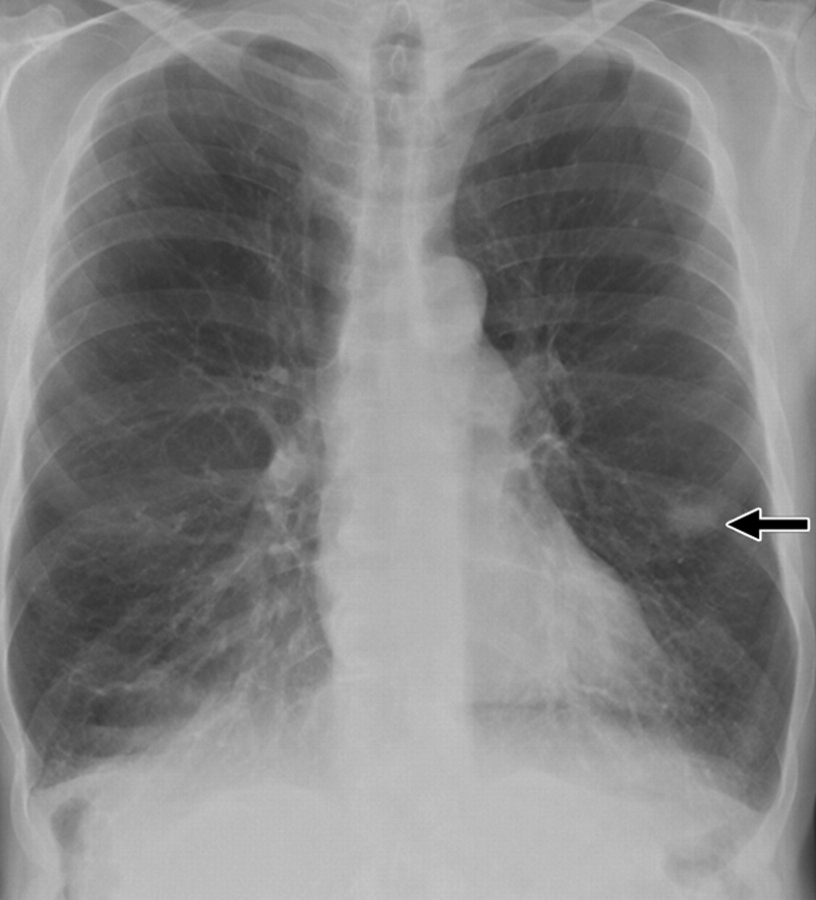
#> input picture PERTEMUAN 4/KUIS/KUIS 2/medical.jpeg, 1631 x 1800 px (shown at 1/2 size)
$ python latihan2.py
#> lines starting #> are read from the running program, lines starting #| are printed output that depends on the picture
#> further down, image is the input picture: shape (1800, 1631); min 0, max 255, mean 130.4
# ============================================
# LATIHAN 2: MEDICAL IMAGE ENHANCEMENT PIPELINE (VERSI FINAL DIPERBAIKI)
# ============================================

import cv2
import numpy as np
import matplotlib.pyplot as plt
from skimage import exposure
from skimage.metrics import peak_signal_noise_ratio as psnr
from skimage.metrics import structural_similarity as ssim


# ============================================
# FUNGSI ENTROPY
# ============================================

def calculate_entropy(image):
    hist = cv2.calcHist([image], [0], None, [256], [0,256])
    hist_norm = hist.ravel() / hist.sum()

    entropy = 0
    for p in hist_norm:
        if p > 0:
            entropy += -p * np.log2(p)

    return entropy


# ============================================
# MEDICAL IMAGE ENHANCEMENT FUNCTION
# ============================================

def medical_image_enhancement(medical_image, modality='X-ray'):
    """
    Adaptive enhancement for medical images

    Parameters:
    medical_image : input grayscale medical image
    modality : 'X-ray', 'MRI', 'CT', 'Ultrasound'

    Returns:
    enhanced_image
    enhancement report
    """
#> called with modality = 'X-ray'

    # Pastikan grayscale
    if len(medical_image.shape) == 3:
        medical_image = cv2.cvtColor(medical_image, cv2.COLOR_BGR2GRAY)

    enhanced = medical_image.copy()
    steps = []

    # ============================================
    # ENHANCEMENT BERDASARKAN MODALITY
    # ============================================

    if modality == 'X-ray':

        # CLAHE meningkatkan kontras tulang
        clahe = cv2.createCLAHE(clipLimit=3.0, tileGridSize=(8,8))
        enhanced = clahe.apply(enhanced)
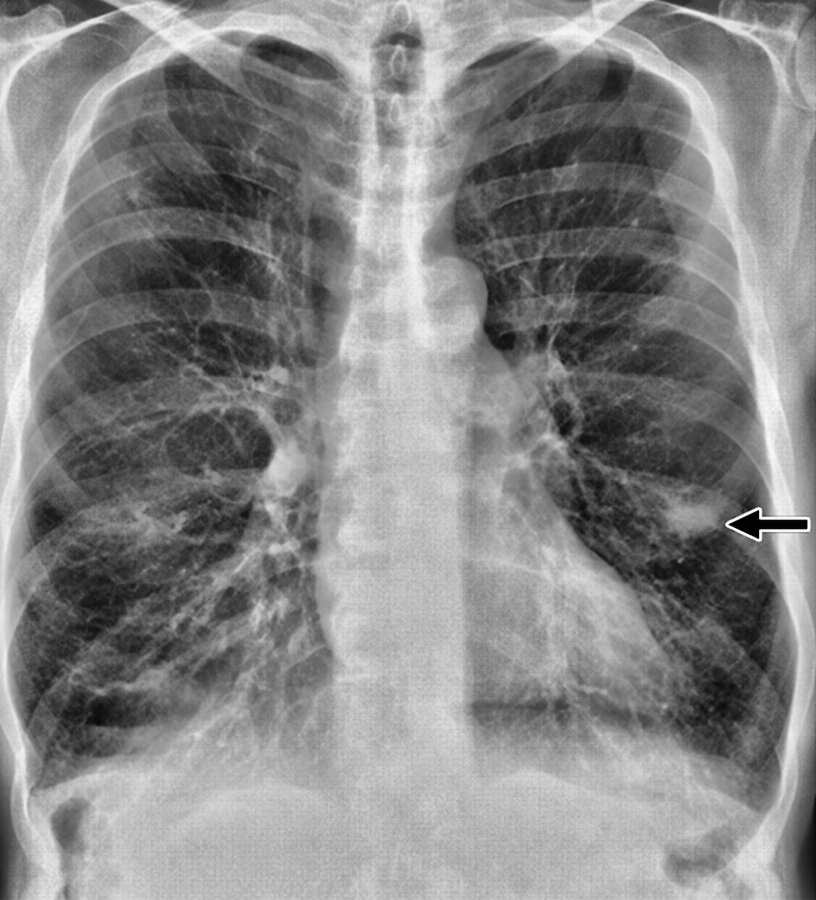
#> enhanced: shape (1800, 1631) (shown at 1/2 size); min 2, max 255, mean 133.9
        steps.append("CLAHE Contrast Enhancement")

        # Reduksi noise
        enhanced = cv2.GaussianBlur(enhanced,(3,3),0)
        steps.append("Gaussian Noise Reduction")


    elif modality == 'MRI':

        # Median filter
        enhanced = cv2.medianBlur(enhanced,3)
        steps.append("Median Filtering")

        # Contrast stretching
        p2, p98 = np.percentile(enhanced,(2,98))
        enhanced = exposure.rescale_intensity(enhanced, in_range=(p2,p98))
        enhanced = (enhanced*255).astype(np.uint8)
        steps.append("Contrast Stretching")


    elif modality == 'CT':

        # Edge preserving smoothing
        enhanced = cv2.bilateralFilter(enhanced,9,75,75)
        steps.append("Bilateral Filtering")

        # Histogram Equalization
        enhanced = cv2.equalizeHist(enhanced)
        steps.append("Histogram Equalization")


    elif modality == 'Ultrasound':

        # Speckle noise reduction
        enhanced = cv2.medianBlur(enhanced,5)
        steps.append("Speckle Noise Reduction")

        # Adaptive contrast
        clahe = cv2.createCLAHE(clipLimit=2.0,tileGridSize=(8,8))
        enhanced = clahe.apply(enhanced)
        steps.append("Adaptive Contrast Enhancement")

    else:
        steps.append("No enhancement applied")


    # ============================================
    # METRICS ANALYSIS
    # ============================================

    psnr_value = psnr(medical_image, enhanced)
#> psnr_value = 21.45
    ssim_value = ssim(medical_image, enhanced)
#> ssim_value = 0.864

    entropy_original = calculate_entropy(medical_image)
#> in calculate_entropy, `hist = cv2.calcHist([image], [0], None, [256], [0,256])`: hist = 256 values, max 38004 at index 166, min 1 at index 24, mean 11468
#> in calculate_entropy, `hist_norm = hist.ravel() / hist.sum()`: hist_norm = 256 values, max 0.0129 at index 166, min 3.41e-07 at index 24, mean 0.00391
#> the loop in calculate_entropy, `for p in hist_norm:` made 256 passes
#> (p, entropy) on passes 1 to 12: (0.00078, 0.00805), (9.91e-05, 0.00937), (2.62e-05, 0.00977), (7.08e-05, 0.0107), (8.52e-06, 0.0109), (9.54e-06, 0.011), (9.2e-06, 0.0112), (3.07e-06, 0.0113), (2.72e-06, 0.0113), (2.04e-06, 0.0113), (1.7e-06, 0.0114), (1.02e-06, 0.0114)
#> entropy on passes 61 to 66: 0.152, 0.181, 0.213, 0.251, 0.293, 0.337
#> after the loop in calculate_entropy, `for p in hist_norm:`: entropy = 7.03
#> entropy_original = 7.03
    entropy_enhanced = calculate_entropy(enhanced)
#> the loop in calculate_entropy (call 2), `for p in hist_norm:` made 256 passes
#> (p, entropy) on passes 3 to 14: (0.000321, 0.00372), (0.000371, 0.00795), (0.000181, 0.0102), (8.17e-05, 0.0113), (1.4e-05, 0.0115), (3.64e-05, 0.0121), (3.61e-05, 0.0126), (3.41e-06, 0.0127), (6.47e-06, 0.0128), (1.19e-05, 0.013), (2.28e-05, 0.0133), (3.24e-05, 0.0138)
#> entropy on passes 61 to 66: 0.839, 0.876, 0.912, 0.949, 0.987, 1.02
#> entropy_enhanced = 7.59

    report = {
        "Modality": modality,
        "Enhancement Steps": steps,
        "PSNR": round(psnr_value,3),
        "SSIM": round(ssim_value,3),
        "Entropy Original": round(entropy_original,3),
        "Entropy Enhanced": round(entropy_enhanced,3)
    }
#> report = {'Modality': 'X-ray', 'Enhancement Steps': ['CLAHE Contrast Enhancement', 'Gaussian Noise Reduction'], 'PSNR': 21.45, 'SSIM': 0.864, 'Entropy Original': 7.03, 'Entropy Enhanced': 7.59}

    return enhanced, report


# ============================================
# MAIN PROGRAM
# ============================================

if __name__ == "__main__":

    print("===================================")
    print("MEDICAL IMAGE ENHANCEMENT SYSTEM")
    print("===================================")

    # Load image
    image = cv2.imread("medical.jpeg", cv2.IMREAD_GRAYSCALE)

    if image is None:
        print("Gambar tidak ditemukan!")
        exit()

    # Pilih modality
    modality = "X-ray"   # bisa diganti: MRI / CT / Ultrasound

    # Jalankan enhancement
    enhanced_image, report = medical_image_enhancement(image, modality)


    # ============================================
    # VISUALISASI HASIL
    # ============================================

    plt.figure(figsize=(12,8))

    # Original image
    plt.subplot(2,2,1)
    plt.imshow(image, cmap='gray')
    plt.title("Original Medical Image")
    plt.axis("off")

    # Enhanced image
    plt.subplot(2,2,2)
    plt.imshow(enhanced_image, cmap='gray')
    plt.title("Enhanced Image")
    plt.axis("off")

    # Histogram original
    plt.subplot(2,2,3)
    plt.hist(image.ravel(), bins=256, range=(0,256))
    plt.title("Original Histogram")

    # Histogram enhanced
    plt.subplot(2,2,4)
    plt.hist(enhanced_image.ravel(), bins=256, range=(0,256))
    plt.title("Enhanced Histogram")

    plt.tight_layout()
    plt.show()
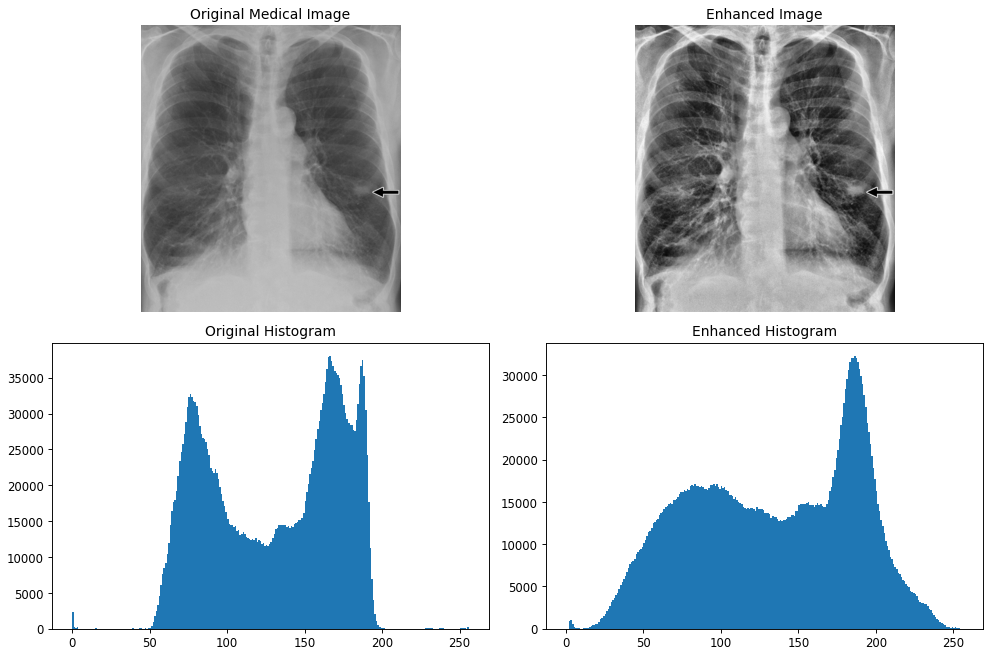
#> figure drawn by matplotlib, 4 panels; panel 3: tallest bar 38004 high, from x = 166 to 167; panel 4: tallest bar 32246 high, from x = 186 to 187


    # ============================================
    # SIMPAN HASIL
    # ============================================

    cv2.imwrite("enhanced_medical_image.png", enhanced_image)


    # ============================================
    # CETAK LAPORAN
    # ============================================

    print("\n=== ENHANCEMENT REPORT ===")

    print("Modality :", report["Modality"])
#| Modality : X-ray

    print("\nEnhancement Steps:")
    for step in report["Enhancement Steps"]:
        print("-", step)
#> this loop made 2 passes
#| - CLAHE Contrast Enhancement
#| - Gaussian Noise Reduction

    print("\nImage Quality Metrics")
    print("PSNR :", report["PSNR"])
#| PSNR : 21.447
    print("SSIM :", report["SSIM"])
#| SSIM : 0.864

    print("\nEntropy Analysis")
    print("Entropy Original :", report["Entropy Original"])
#| Entropy Original : 7.026
    print("Entropy Enhanced :", report["Entropy Enhanced"])
#| Entropy Enhanced : 7.59

    print("\nHasil citra disimpan sebagai: enhanced_medical_image.png")

$ run again, with PERTEMUAN 4/KUIS/KUIS 2/input.jpg copied over PERTEMUAN 4/KUIS/KUIS 2/medical.jpeg
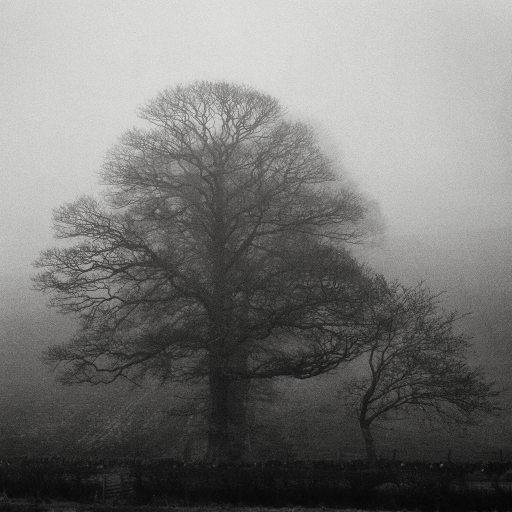
#> input picture PERTEMUAN 4/KUIS/KUIS 2/input.jpg, 1024 x 1024 px (shown at 1/2 size)
#> in medical_image_enhancement, `enhanced = clahe.apply(enhanced)`:
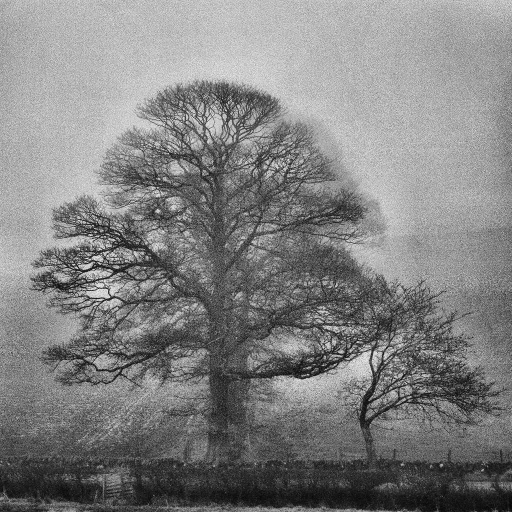
#> enhanced: shape (1024, 1024) (shown at 1/2 size); min 0, max 255, mean 129.2
#> psnr_value = 16.57
#> ssim_value = 0.657
#> hist = 256 values, max 11792 at index 211, min 0 at index 246, mean 4096
#> hist_norm = 256 values, max 0.0112 at index 211, min 0 at index 246, mean 0.00391
#> the loop in calculate_entropy, `for p in hist_norm:` made 256 passes
#> (p, entropy) on passes 1 to 8: (9.44e-05, 0.00126), (5.34e-05, 0.00202), (8.39e-05, 0.00316), (0.000154, 0.00511), (0.000313, 0.00875), (0.000554, 0.0147), (0.000936, 0.0242), (0.00156, 0.0387)
#> after the loop in calculate_entropy, `for p in hist_norm:`: entropy = 7.64
#> the loop in calculate_entropy (call 2), `for p in hist_norm:` made 256 passes
#> (p, entropy) on passes 7 to 14: (9.54e-07, 1.91e-05), (2.86e-06, 7.18e-05), (6.68e-06, 0.000187), (2.38e-05, 0.000553), (3.15e-05, 0.00102), (7.53e-05, 0.00206), (8.2e-05, 0.00317), (0.000174, 0.00534)
#> entropy_enhanced = 7.47
#> in medical_image_enhancement, `report = { "Modality": modality, "Enhancement Steps": steps, "PSNR": r..`: report = {'Modality': 'X-ray', 'Enhancement Steps': ['CLAHE Contrast Enhancement', 'Gaussian Noise Reduction'], 'PSNR': 16.57, 'SSIM': 0.657, 'Entropy Original': 7.64, 'Entropy Enhanced': 7.47}
#> `plt.show()`:
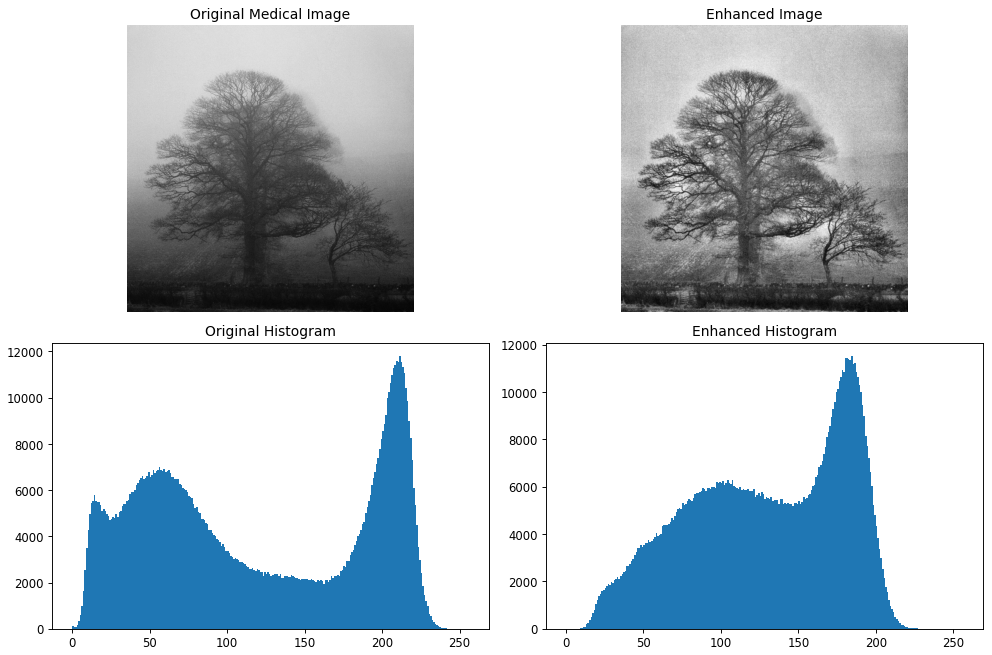
#> figure drawn by matplotlib, 4 panels; panel 3: tallest bar 11792 high, from x = 211 to 212; panel 4: tallest bar 11508 high, from x = 184 to 185
#| Modality : X-ray
#> the loop `for step in report["Enhancement Steps"]:` made 2 passes
#> (printed output is left out)
#| PSNR : 16.566
#| SSIM : 0.657
#| Entropy Original : 7.639
#| Entropy Enhanced : 7.469
